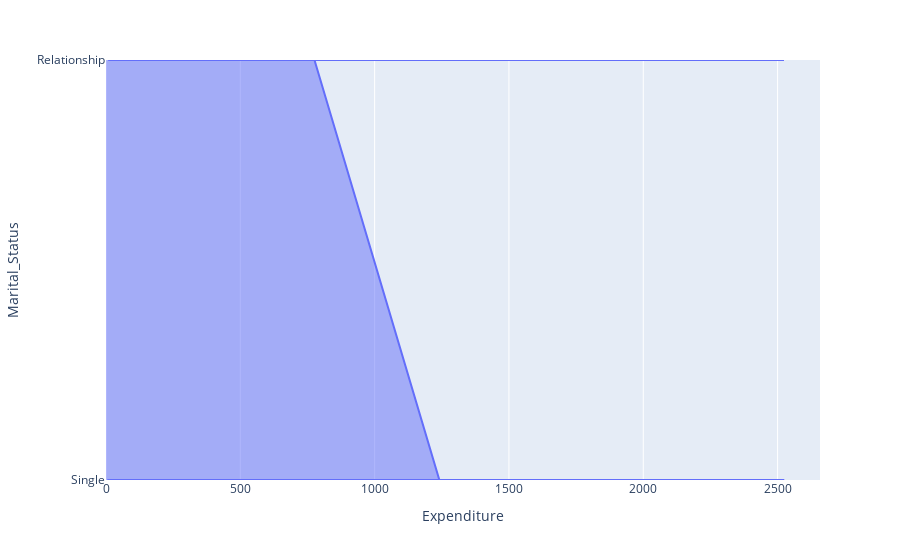

Notebook code for this chart:
### Code cell
px.area(data, x="Expenditure", y="Marital_Status")

### Figure 1 — Plotly figure (JSON) as saved in the notebook; plotly's stock layout.template omitted (floating-point values rounded to 4 significant figures; data arrays with more than 128 entries replaced by an {"elided": "..."} marker saying what was removed)
{"data": [{"fillpattern": {"shape": ""}, "hovertemplate": "Expenditure=%{x}<br>Marital_Status=%{y}<extra></extra>", "legendgroup": "", "line": {"color": "#636efa"}, "marker": {"symbol": "circle"}, "mode": "lines", "name": "", "orientation": "h", "showlegend": false, "stackgroup": "1", "type": "scatter", "x": {"elided": "2216 int values"}, "xaxis": "x", "y": {"elided": "2216 str values"}, "yaxis": "y"}], "layout": {"legend": {"tracegroupgap": 0}, "margin": {"t": 60}, "xaxis": {"anchor": "y", "domain": [0, 1], "title": {"text": "Expenditure"}}, "yaxis": {"anchor": "x", "domain": [0, 1], "title": {"text": "Marital_Status"}}}}
